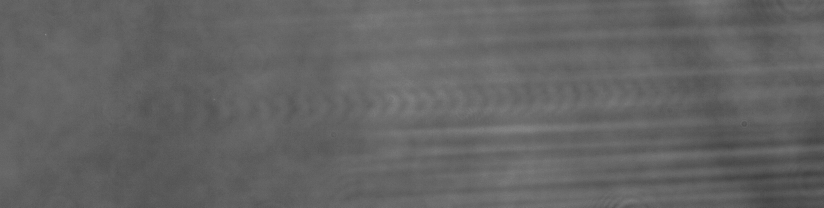
%> input picture MATLAB/LudwigMatlab/Thesis/8.9.16_shadowgram/20160728_000_1070_10bar_PW.png, 1647 x 415 px, given in place of 20160908_014_1411_probe.png, which was not available (shown at 1/2 size)
$ octave shadowgram.m   (GNU Octave 9; MATLAB toolbox functions it lacks are replaced by stand-ins)
%> lines starting %> are read from the running program, lines starting %| are printed output that depends on the picture; pictures that were not available may be replaced by others from this repository, and a replacement may not be noted
clear all
%addpath(genpath('O:\Ludwig\Matlab'))

shadow = imread('O:\Ludwig\Matlab\Thesis\8.9.16_shadowgram\20160908_014_1411_probe.png');
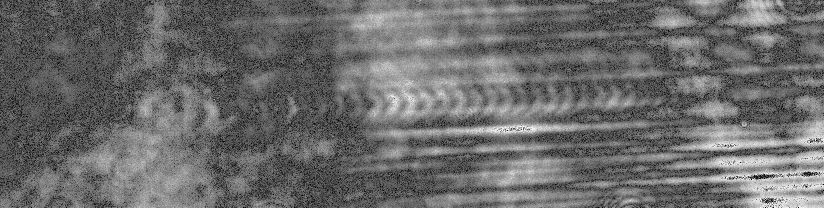
%> shadow: size 415x1647 uint8 (shown at 1/2 size); min 0, max 39, mean 16.3; drawn with min black and max white
shadow_comp = imread('O:\Ludwig\Matlab\Thesis\8.9.16_shadowgram\20160908_014_1411_probe_PWcrop.png');
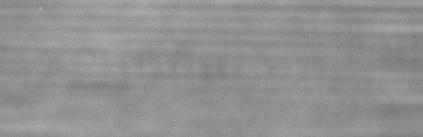
%> input picture MATLAB/LudwigMatlab/Thesis/8.9.16_shadowgram/20160908_014_1411_probe_PWcrop.png, 423 x 137 px
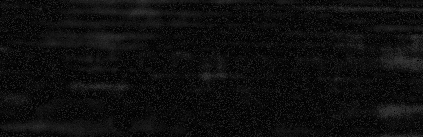
%> shadow_comp: size 137x423 uint8; min 0, max 55, mean 14
shadow_flip = fliplr(shadow);
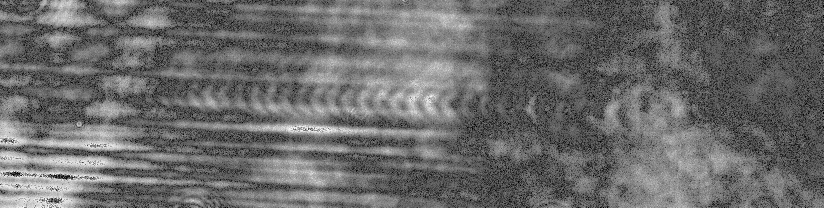
%> shadow_flip: size 415x1647 uint8 (shown at 1/2 size); min 0, max 39, mean 16.3; mean of the top-left, top-right, bottom-left and bottom-right quarters 16.6, 14.6, 18.6, 15.5; drawn with min black and max white


 for i = 1:1248
%> (the run ends here)
